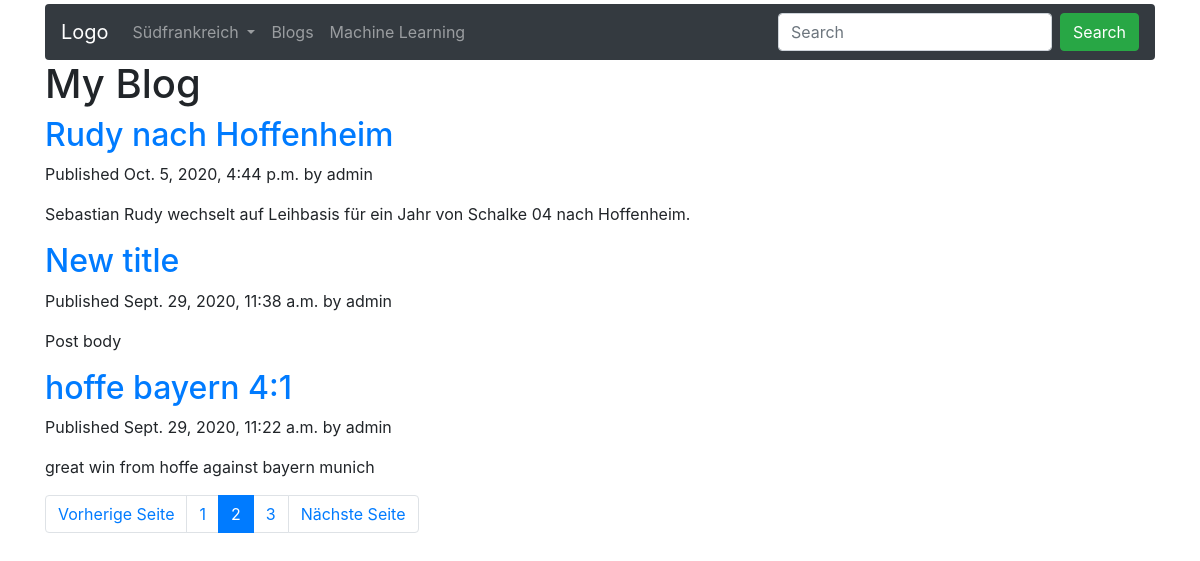
Screenshot of /blog/?page=2 with the database file from the repository.
### blog/models.py (models this page shows, shortened)
class Post (models.Model):
    STATUS_CHOICES = (('draft','Draft'),('published','Published'),)
    title = models.CharField(max_length=250)
    slug = models.SlugField(max_length=250, unique_for_date='publish')
    author = models.ForeignKey(User, on_delete=models.CASCADE, related_name='blog_posts')
    body = models.TextField()
    publish = models.DateTimeField(default=timezone.now)
    created = models.DateTimeField(auto_now_add=True)
    updated = models.DateTimeField(auto_now=True)
    status = models.CharField(max_length=10, choices=STATUS_CHOICES,default='draft')
    objects = models.Manager()
    published = PublishedManager()
    class Meta:
        ordering = ('-publish',)
    def get_absolute_url(self):
        return reverse('blog:post_detail',args=[self.publish.year,self.publish.month,self.publish.day, self.slug])

### blog/views.py (the view)
# urls.py: path('',views.post_list,name='post_list'),
def post_list(request):
    object_list = Post.published.all()
    paginator = Paginator(object_list, 3) # 3 posts per page
    page = request.GET.get('page')
    try:
        posts = paginator.page(page)
    except PageNotAnInteger:
        posts = paginator.page(1)
    except EmptyPage:
        posts = paginator.page(paginator.num_pages)
    return render (request,'blog/post/list.html',{'page':page,'posts':posts})

### blog/models.py (called while the page is built)
    def get_queryset(self):
        return super(PublishedManager,self).get_queryset().filter(status='published')

### blog/templates/blog/post/list.html (shortened to what this page needs)
{% extends "basis.html" %}
{% block content %}
  <h1>My Blog</h1>
  {% for post in posts %}
    <h2>
      <a href="{{ post.get_absolute_url }}">
        {{ post.title }}
      </a>
    </h2>
    <p class="date">
      Published {{ post.publish }} by {{ post.author }}
    </p>
    {{ post.body|truncatewords:30|linebreaks }}
  {% endfor %}
{% with page=posts %}
{% include "pagination.html" %}
{% endwith %}
{% endblock %}

### rows the page displays
Post: title "Rudy nach Hoffenheim", publish "Oct. 5, 2020, 4:44 p.m.", author "admin", body "Sebastian Rudy wechselt auf Leihbasis für ein Jahr von Schalke 04 nach Hoffenheim."
Post: title "New title", publish "Sept. 29, 2020, 11:38 a.m.", author "admin", body "Post body"
Post: title "hoffe bayern 4:1", publish "Sept. 29, 2020, 11:22 a.m.", author "admin", body "great win from hoffe against bayern munich"

### other values shown
{{ curr_page }} "1" "3"
{{ curr_page }} "2"
